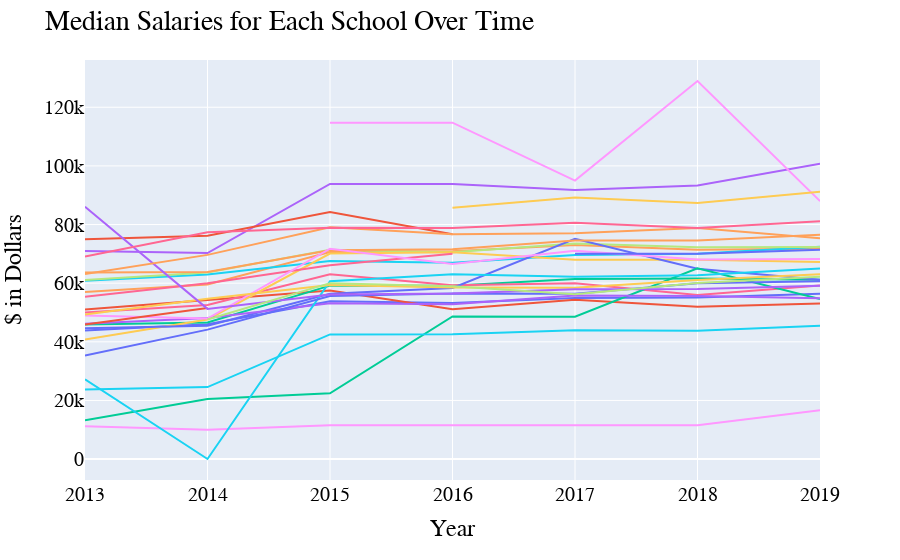

Notebook cell for this chart:
### Code cell
fig = px.line(salaries.groupby(['Year','School']).median().reset_index(), 
              x="Year", y="Salary", color="School", hover_name="School")

fig.update_layout(
    showlegend=False,
    title="Median Salaries for Each School Over Time",
    xaxis_title="Year",
    yaxis_title="$ in Dollars",
    font=dict(
        family="Courier New, monospace",
        size=20,
        color="#000000"
    )
)

fig.show()

### Figure 1 — Plotly figure (JSON) as saved in the notebook; plotly's stock layout.template omitted (floating-point values rounded to 4 significant figures)
{"data": [{"hoverlabel": {"namelength": 0}, "hovertemplate": "<b>%{hovertext}</b><br><br>School=AGNR<br>Year=%{x}<br>Salary=%{y}", "hovertext": ["AGNR", "AGNR", "AGNR", "AGNR", "AGNR", "AGNR", "AGNR"], "legendgroup": "School=AGNR", "line": {"color": "#636efa", "dash": "solid"}, "mode": "lines", "name": "School=AGNR", "showlegend": true, "type": "scatter", "x": [2013, 2014, 2015, 2016, 2017, 2018, 2019], "xaxis": "x", "y": [43860, 46030.0, 53810.0, 53270.0, 54980.0, 55120.0, 56430.0], "yaxis": "y"}, {"hoverlabel": {"namelength": 0}, "hovertemplate": "<b>%{hovertext}</b><br><br>School=ARCH<br>Year=%{x}<br>Salary=%{y}", "hovertext": ["ARCH", "ARCH", "ARCH", "ARCH", "ARCH", "ARCH", "ARCH"], "legendgroup": "School=ARCH", "line": {"color": "#EF553B", "dash": "solid"}, "mode": "lines", "name": "School=ARCH", "showlegend": true, "type": "scatter", "x": [2013, 2014, 2015, 2016, 2017, 2018, 2019], "xaxis": "x", "y": [51000, 54310.0, 57502, 51140.0, 54330.0, 52000, 53040.0], "yaxis": "y"}, {"hoverlabel": {"namelength": 0}, "hovertemplate": "<b>%{hovertext}</b><br><br>School=ARHU<br>Year=%{x}<br>Salary=%{y}", "hovertext": ["ARHU", "ARHU", "ARHU", "ARHU", "ARHU", "ARHU", "ARHU"], "legendgroup": "School=ARHU", "line": {"color": "#00cc96", "dash": "solid"}, "mode": "lines", "name": "School=ARHU", "showlegend": true, "type": "scatter", "x": [2013, 2014, 2015, 2016, 2017, 2018, 2019], "xaxis": "x", "y": [45900, 46560.0, 59160, 59140.0, 61470.0, 61560.0, 61200], "yaxis": "y"}, {"hoverlabel": {"namelength": 0}, "hovertemplate": "<b>%{hovertext}</b><br><br>School=BMGT<br>Year=%{x}<br>Salary=%{y}", "hovertext": ["BMGT", "BMGT", "BMGT", "BMGT", "BMGT", "BMGT", "BMGT"], "legendgroup": "School=BMGT", "line": {"color": "#ab63fa", "dash": "solid"}, "mode": "lines", "name": "School=BMGT", "showlegend": true, "type": "scatter", "x": [2013, 2014, 2015, 2016, 2017, 2018, 2019], "xaxis": "x", "y": [70980.0, 70250.0, 93840, 93840, 91800, 93321, 100700.0], "yaxis": "y"}, {"hoverlabel": {"namelength": 0}, "hovertemplate": "<b>%{hovertext}</b><br><br>School=BSOS<br>Year=%{x}<br>Salary=%{y}", "hovertext": ["BSOS", "BSOS", "BSOS", "BSOS", "BSOS", "BSOS", "BSOS"], "legendgroup": "School=BSOS", "line": {"color": "#FFA15A", "dash": "solid"}, "mode": "lines", "name": "School=BSOS", "showlegend": true, "type": "scatter", "x": [2013, 2014, 2015, 2016, 2017, 2018, 2019], "xaxis": "x", "y": [57010.0, 59530.0, 70650.0, 70920.0, 72990.0, 71420.0, 71780.0], "yaxis": "y"}, {"hoverlabel": {"namelength": 0}, "hovertemplate": "<b>%{hovertext}</b><br><br>School=CMNS<br>Year=%{x}<br>Salary=%{y}", "hovertext": ["CMNS", "CMNS", "CMNS", "CMNS", "CMNS", "CMNS", "CMNS"], "legendgroup": "School=CMNS", "line": {"color": "#19d3f3", "dash": "solid"}, "mode": "lines", "name": "School=CMNS", "showlegend": true, "type": "scatter", "x": [2013, 2014, 2015, 2016, 2017, 2018, 2019], "xaxis": "x", "y": [60850.0, 62980.0, 67590.0, 67010.0, 69620.0, 70000, 72420], "yaxis": "y"}, {"hoverlabel": {"namelength": 0}, "hovertemplate": "<b>%{hovertext}</b><br><br>School=EDUC<br>Year=%{x}<br>Salary=%{y}", "hovertext": ["EDUC", "EDUC", "EDUC", "EDUC", "EDUC", "EDUC", "EDUC"], "legendgroup": "School=EDUC", "line": {"color": "#FF6692", "dash": "solid"}, "mode": "lines", "name": "School=EDUC", "showlegend": true, "type": "scatter", "x": [2013, 2014, 2015, 2016, 2017, 2018, 2019], "xaxis": "x", "y": [49980, 52530, 63036, 59270.0, 60000, 56000, 59180.0], "yaxis": "y"}, {"hoverlabel": {"namelength": 0}, "hovertemplate": "<b>%{hovertext}</b><br><br>School=ENGR<br>Year=%{x}<br>Salary=%{y}", "hovertext": ["ENGR", "ENGR", "ENGR", "ENGR", "ENGR", "ENGR", "ENGR"], "legendgroup": "School=ENGR", "line": {"color": "#B6E880", "dash": "solid"}, "mode": "lines", "name": "School=ENGR", "showlegend": true, "type": "scatter", "x": [2013, 2014, 2015, 2016, 2017, 2018, 2019], "xaxis": "x", "y": [61110.0, 63660.0, 71400, 70550.0, 73526, 72220.0, 72310.0], "yaxis": "y"}, {"hoverlabel": {"namelength": 0}, "hovertemplate": "<b>%{hovertext}</b><br><br>School=EXST<br>Year=%{x}<br>Salary=%{y}", "hovertext": ["EXST", "EXST", "EXST", "EXST", "EXST", "EXST", "EXST"], "legendgroup": "School=EXST", "line": {"color": "#FF97FF", "dash": "solid"}, "mode": "lines", "name": "School=EXST", "showlegend": true, "type": "scatter", "x": [2013, 2014, 2015, 2016, 2017, 2018, 2019], "xaxis": "x", "y": [11220, 10000, 11560.0, 11560.0, 11560.0, 11560.0, 16650.0], "yaxis": "y"}, {"hoverlabel": {"namelength": 0}, "hovertemplate": "<b>%{hovertext}</b><br><br>School=GRAD<br>Year=%{x}<br>Salary=%{y}", "hovertext": ["GRAD", "GRAD", "GRAD", "GRAD", "GRAD", "GRAD", "GRAD"], "legendgroup": "School=GRAD", "line": {"color": "#FECB52", "dash": "solid"}, "mode": "lines", "name": "School=GRAD", "showlegend": true, "type": "scatter", "x": [2013, 2014, 2015, 2016, 2017, 2018, 2019], "xaxis": "x", "y": [40800, 47640.0, 70080, 70580.0, 68000, 68000, 67260.0], "yaxis": "y"}, {"hoverlabel": {"namelength": 0}, "hovertemplate": "<b>%{hovertext}</b><br><br>School=INFO<br>Year=%{x}<br>Salary=%{y}", "hovertext": ["INFO", "INFO", "INFO", "INFO", "INFO", "INFO", "INFO"], "legendgroup": "School=INFO", "line": {"color": "#636efa", "dash": "solid"}, "mode": "lines", "name": "School=INFO", "showlegend": true, "type": "scatter", "x": [2013, 2014, 2015, 2016, 2017, 2018, 2019], "xaxis": "x", "y": [44630.0, 45510.0, 56390.0, 58360.0, 75150.0, 64890.0, 61200], "yaxis": "y"}, {"hoverlabel": {"namelength": 0}, "hovertemplate": "<b>%{hovertext}</b><br><br>School=IT<br>Year=%{x}<br>Salary=%{y}", "hovertext": ["IT", "IT", "IT", "IT"], "legendgroup": "School=IT", "line": {"color": "#EF553B", "dash": "solid"}, "mode": "lines", "name": "School=IT", "showlegend": true, "type": "scatter", "x": [2013, 2014, 2015, 2016], "xaxis": "x", "y": [75020.0, 76158, 84300.0, 76670.0], "yaxis": "y"}, {"hoverlabel": {"namelength": 0}, "hovertemplate": "<b>%{hovertext}</b><br><br>School=JOUR<br>Year=%{x}<br>Salary=%{y}", "hovertext": ["JOUR", "JOUR", "JOUR", "JOUR", "JOUR", "JOUR", "JOUR"], "legendgroup": "School=JOUR", "line": {"color": "#00cc96", "dash": "solid"}, "mode": "lines", "name": "School=JOUR", "showlegend": true, "type": "scatter", "x": [2013, 2014, 2015, 2016, 2017, 2018, 2019], "xaxis": "x", "y": [13250.0, 20464, 22460.0, 48660.0, 48590.0, 65090.0, 54570], "yaxis": "y"}, {"hoverlabel": {"namelength": 0}, "hovertemplate": "<b>%{hovertext}</b><br><br>School=LIBR<br>Year=%{x}<br>Salary=%{y}", "hovertext": ["LIBR", "LIBR", "LIBR", "LIBR", "LIBR", "LIBR", "LIBR"], "legendgroup": "School=LIBR", "line": {"color": "#ab63fa", "dash": "solid"}, "mode": "lines", "name": "School=LIBR", "showlegend": true, "type": "scatter", "x": [2013, 2014, 2015, 2016, 2017, 2018, 2019], "xaxis": "x", "y": [46120.0, 48110.0, 53150.0, 52790.0, 55810.0, 55630.0, 54840.0], "yaxis": "y"}, {"hoverlabel": {"namelength": 0}, "hovertemplate": "<b>%{hovertext}</b><br><br>School=Office of Inst Research, Planning & Assessment<br>Year=%{x}<br>Salary=%{y}", "hovertext": ["Office of Inst Research, Planning & Assessment", "Office of Inst Research, Planning & Assessment", "Office of Inst Research, Planning & Assessment", "Office of Inst Research, Planning & Assessment", "Office of Inst Research, Planning & Assessment", "Office of Inst Research, Planning & Assessment", "Office of Inst Research, Planning & Assessment"], "legendgroup": "School=Office of Inst Research, Planning & Assessment", "line": {"color": "#FFA15A", "dash": "solid"}, "mode": "lines", "name": "School=Office of Inst Research, Planning & Assessment", "showlegend": true, "type": "scatter", "x": [2013, 2014, 2015, 2016, 2017, 2018, 2019], "xaxis": "x", "y": [63660.0, 63850.0, 71220.0, 71600.0, 74580.0, 74580.0, 76500], "yaxis": "y"}, {"hoverlabel": {"namelength": 0}, "hovertemplate": "<b>%{hovertext}</b><br><br>School=PRES<br>Year=%{x}<br>Salary=%{y}", "hovertext": ["PRES", "PRES", "PRES", "PRES", "PRES", "PRES", "PRES"], "legendgroup": "School=PRES", "line": {"color": "#19d3f3", "dash": "solid"}, "mode": "lines", "name": "School=PRES", "showlegend": true, "type": "scatter", "x": [2013, 2014, 2015, 2016, 2017, 2018, 2019], "xaxis": "x", "y": [27179, 33.02, 60650.0, 63040.0, 62150.0, 62711, 65000], "yaxis": "y"}, {"hoverlabel": {"namelength": 0}, "hovertemplate": "<b>%{hovertext}</b><br><br>School=PUAF<br>Year=%{x}<br>Salary=%{y}", "hovertext": ["PUAF", "PUAF", "PUAF", "PUAF"], "legendgroup": "School=PUAF", "line": {"color": "#FF6692", "dash": "solid"}, "mode": "lines", "name": "School=PUAF", "showlegend": true, "type": "scatter", "x": [2013, 2014, 2015, 2016], "xaxis": "x", "y": [55340.0, 60000.0, 66080.0, 70000], "yaxis": "y"}, {"hoverlabel": {"namelength": 0}, "hovertemplate": "<b>%{hovertext}</b><br><br>School=SGC<br>Year=%{x}<br>Salary=%{y}", "hovertext": ["SGC"], "legendgroup": "School=SGC", "line": {"color": "#B6E880", "dash": "solid"}, "mode": "lines", "name": "School=SGC", "showlegend": true, "type": "scatter", "x": [2013], "xaxis": "x", "y": [45900], "yaxis": "y"}, {"hoverlabel": {"namelength": 0}, "hovertemplate": "<b>%{hovertext}</b><br><br>School=SPHL<br>Year=%{x}<br>Salary=%{y}", "hovertext": ["SPHL", "SPHL", "SPHL", "SPHL", "SPHL", "SPHL", "SPHL"], "legendgroup": "School=SPHL", "line": {"color": "#FF97FF", "dash": "solid"}, "mode": "lines", "name": "School=SPHL", "showlegend": true, "type": "scatter", "x": [2013, 2014, 2015, 2016, 2017, 2018, 2019], "xaxis": "x", "y": [48960, 47950.0, 71750.0, 66590.0, 71090.0, 68080.0, 68280.0], "yaxis": "y"}, {"hoverlabel": {"namelength": 0}, "hovertemplate": "<b>%{hovertext}</b><br><br>School=SVPAAP<br>Year=%{x}<br>Salary=%{y}", "hovertext": ["SVPAAP", "SVPAAP", "SVPAAP", "SVPAAP", "SVPAAP", "SVPAAP", "SVPAAP"], "legendgroup": "School=SVPAAP", "line": {"color": "#FECB52", "dash": "solid"}, "mode": "lines", "name": "School=SVPAAP", "showlegend": true, "type": "scatter", "x": [2013, 2014, 2015, 2016, 2017, 2018, 2019], "xaxis": "x", "y": [49350.0, 54690.0, 59340.0, 58500.0, 58450.0, 61090, 63036], "yaxis": "y"}, {"hoverlabel": {"namelength": 0}, "hovertemplate": "<b>%{hovertext}</b><br><br>School=UGST<br>Year=%{x}<br>Salary=%{y}", "hovertext": ["UGST", "UGST", "UGST", "UGST", "UGST", "UGST", "UGST"], "legendgroup": "School=UGST", "line": {"color": "#636efa", "dash": "solid"}, "mode": "lines", "name": "School=UGST", "showlegend": true, "type": "scatter", "x": [2013, 2014, 2015, 2016, 2017, 2018, 2019], "xaxis": "x", "y": [35300.0, 44148, 55630.0, 56470.0, 56375, 60000, 60640.0], "yaxis": "y"}, {"hoverlabel": {"namelength": 0}, "hovertemplate": "<b>%{hovertext}</b><br><br>School=Undergraduate Admissions<br>Year=%{x}<br>Salary=%{y}", "hovertext": ["Undergraduate Admissions", "Undergraduate Admissions"], "legendgroup": "School=Undergraduate Admissions", "line": {"color": "#EF553B", "dash": "solid"}, "mode": "lines", "name": "School=Undergraduate Admissions", "showlegend": true, "type": "scatter", "x": [2013, 2014], "xaxis": "x", "y": [45900, 51500], "yaxis": "y"}, {"hoverlabel": {"namelength": 0}, "hovertemplate": "<b>%{hovertext}</b><br><br>School=VPAA<br>Year=%{x}<br>Salary=%{y}", "hovertext": ["VPAA"], "legendgroup": "School=VPAA", "line": {"color": "#00cc96", "dash": "solid"}, "mode": "lines", "name": "School=VPAA", "showlegend": true, "type": "scatter", "x": [2013], "xaxis": "x", "y": [48370.0], "yaxis": "y"}, {"hoverlabel": {"namelength": 0}, "hovertemplate": "<b>%{hovertext}</b><br><br>School=VPAF<br>Year=%{x}<br>Salary=%{y}", "hovertext": ["VPAF", "VPAF", "VPAF", "VPAF", "VPAF", "VPAF", "VPAF"], "legendgroup": "School=VPAF", "line": {"color": "#ab63fa", "dash": "solid"}, "mode": "lines", "name": "School=VPAF", "showlegend": true, "type": "scatter", "x": [2013, 2014, 2015, 2016, 2017, 2018, 2019], "xaxis": "x", "y": [86050.0, 51230.0, 56100, 56510.0, 57920.0, 58000.0, 59080.0], "yaxis": "y"}, {"hoverlabel": {"namelength": 0}, "hovertemplate": "<b>%{hovertext}</b><br><br>School=VPR<br>Year=%{x}<br>Salary=%{y}", "hovertext": ["VPR", "VPR", "VPR", "VPR", "VPR", "VPR", "VPR"], "legendgroup": "School=VPR", "line": {"color": "#FFA15A", "dash": "solid"}, "mode": "lines", "name": "School=VPR", "showlegend": true, "type": "scatter", "x": [2013, 2014, 2015, 2016, 2017, 2018, 2019], "xaxis": "x", "y": [63080.0, 69654, 79060.0, 76700.0, 77060.0, 78860.0, 75360.0], "yaxis": "y"}, {"hoverlabel": {"namelength": 0}, "hovertemplate": "<b>%{hovertext}</b><br><br>School=VPSA<br>Year=%{x}<br>Salary=%{y}", "hovertext": ["VPSA", "VPSA", "VPSA", "VPSA", "VPSA", "VPSA", "VPSA"], "legendgroup": "School=VPSA", "line": {"color": "#19d3f3", "dash": "solid"}, "mode": "lines", "name": "School=VPSA", "showlegend": true, "type": "scatter", "x": [2013, 2014, 2015, 2016, 2017, 2018, 2019], "xaxis": "x", "y": [23770.0, 24560.0, 42534, 42620.0, 43990.0, 43740.0, 45480.0], "yaxis": "y"}, {"hoverlabel": {"namelength": 0}, "hovertemplate": "<b>%{hovertext}</b><br><br>School=VPUR<br>Year=%{x}<br>Salary=%{y}", "hovertext": ["VPUR", "VPUR", "VPUR", "VPUR", "VPUR", "VPUR", "VPUR"], "legendgroup": "School=VPUR", "line": {"color": "#FF6692", "dash": "solid"}, "mode": "lines", "name": "School=VPUR", "showlegend": true, "type": "scatter", "x": [2013, 2014, 2015, 2016, 2017, 2018, 2019], "xaxis": "x", "y": [69120.0, 77390.0, 78870.0, 78800.0, 80620.0, 78790.0, 81090], "yaxis": "y"}, {"hoverlabel": {"namelength": 0}, "hovertemplate": "<b>%{hovertext}</b><br><br>School=USG<br>Year=%{x}<br>Salary=%{y}", "hovertext": ["USG", "USG", "USG", "USG", "USG", "USG"], "legendgroup": "School=USG", "line": {"color": "#B6E880", "dash": "solid"}, "mode": "lines", "name": "School=USG", "showlegend": true, "type": "scatter", "x": [2014, 2015, 2016, 2017, 2018, 2019], "xaxis": "x", "y": [47600.0, 60010.0, 58980.0, 56210.0, 60050.0, 62220.0], "yaxis": "y"}, {"hoverlabel": {"namelength": 0}, "hovertemplate": "<b>%{hovertext}</b><br><br>School= VPUR<br>Year=%{x}<br>Salary=%{y}", "hovertext": [" VPUR", " VPUR", " VPUR", " VPUR", " VPUR"], "legendgroup": "School= VPUR", "line": {"color": "#FF97FF", "dash": "solid"}, "mode": "lines", "name": "School= VPUR", "showlegend": true, "type": "scatter", "x": [2015, 2016, 2017, 2018, 2019], "xaxis": "x", "y": [114750, 114750, 95000, 129000.0, 87975], "yaxis": "y"}, {"hoverlabel": {"namelength": 0}, "hovertemplate": "<b>%{hovertext}</b><br><br>School=DIT<br>Year=%{x}<br>Salary=%{y}", "hovertext": ["DIT", "DIT", "DIT", "DIT"], "legendgroup": "School=DIT", "line": {"color": "#FECB52", "dash": "solid"}, "mode": "lines", "name": "School=DIT", "showlegend": true, "type": "scatter", "x": [2016, 2017, 2018, 2019], "xaxis": "x", "y": [85680.0, 89200.0, 87340.0, 91200.0], "yaxis": "y"}, {"hoverlabel": {"namelength": 0}, "hovertemplate": "<b>%{hovertext}</b><br><br>School=PLCY<br>Year=%{x}<br>Salary=%{y}", "hovertext": ["PLCY", "PLCY", "PLCY"], "legendgroup": "School=PLCY", "line": {"color": "#636efa", "dash": "solid"}, "mode": "lines", "name": "School=PLCY", "showlegend": true, "type": "scatter", "x": [2017, 2018, 2019], "xaxis": "x", "y": [70000, 70000, 71400], "yaxis": "y"}], "layout": {"font": {"color": "#000000", "family": "Courier New, monospace", "size": 20}, "legend": {"tracegroupgap": 0}, "margin": {"t": 60}, "showlegend": false, "title": {"text": "Median Salaries for Each School Over Time"}, "xaxis": {"anchor": "y", "domain": [0, 1], "title": {"text": "Year"}}, "yaxis": {"anchor": "x", "domain": [0, 1], "title": {"text": "$ in Dollars"}}}}
